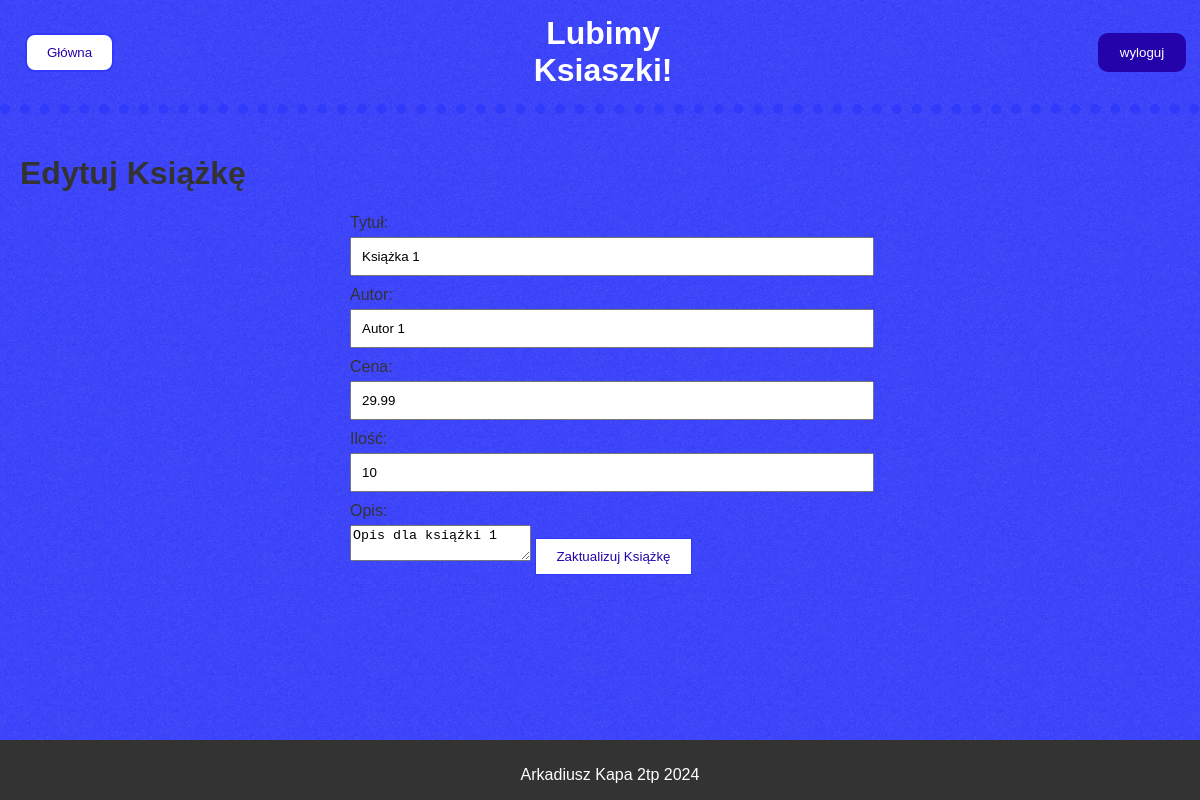
Screenshot of /projekt/ksiazka_edycja.php?id=1 (signed in) with the database file from the repository.
### tables this page shows
CREATE TABLE `ksiazka` (
  `Id_ksiazki` int NOT NULL,
  `tytul` varchar(255) NOT NULL,
  `autor` varchar(255) NOT NULL,
  `cena` decimal(10,2) NOT NULL,
  `ilosc` int NOT NULL,
  `opis` text
);

### projekt/ksiazka_edycja.php (the view, shortened to what this page needs)
<?php
include 'includes/db_connect.php';
$book_id = $_GET['id'];
$sql = "SELECT * FROM ksiazka WHERE Id_ksiazki = $book_id";
$result = $conn->query($sql);
if ($result->num_rows > 0) {
    $book = $result->fetch_assoc();
} else {
    echo "<p>Nie znaleziono książki</p>";
    exit();
}
?>
<!DOCTYPE html>
<html lang="pl">
<head>
    <link rel="stylesheet" href="css/style.css">
</head>
<body>
    <?php include 'includes/header.php'; ?>
    <main>
        <h1>Edytuj Książkę</h1>
        <form method="post" action="edit_book.php?id=<?php echo ($book_id); ?>">
            <label for="title">Tytuł:</label>
            <input type="text" id="title" name="title" value="<?php echo ($book['tytul']); ?>" required>
            <label for="author">Autor:</label>
            <input type="text" id="author" name="author" value="<?php echo ($book['autor']); ?>" required>
            <label for="price">Cena:</label>
            <input type="number" id="price" name="price" step="0.01" value="<?php echo ($book['cena']); ?>" required>
            <label for="quantity">Ilość:</label>
            <input type="number" id="quantity" name="quantity" value="<?php echo($book['ilosc']); ?>" required>
            <label for="description">Opis:</label>
            <textarea id="description" name="description" required><?php echo ($book['opis']); ?></textarea>
            <button type="submit" onclick="window.location.href='przeglad.php'">Zaktualizuj Książkę</button>
        </form>
    </main>
    <?php include 'includes/footer.php'; ?>
</body>
</html>

### projekt/css/style.css (style rules this page uses)
body { font-family: Arial, sans-serif; color: #333; background-image: url('../img/tlo.jpg'); background-size: cover; margin: 0; padding: 0; }
button { padding: 10px 20px; background-color: white; color: #2404AA; border: #3139FB solid 1px; cursor: pointer; }
form { max-width: 500px; margin: 0 auto; }
form label { display: block; margin-bottom: 5px; }
form input { width: 100%; padding: 10px; margin-bottom: 10px; }
main { padding: 20px; flex: 1; padding-bottom: 100px; }

### rows the page displays
ksiazka: title "Książka 1", author "Autor 1", price "29.99", quantity "10", description "Opis dla książki 1"
